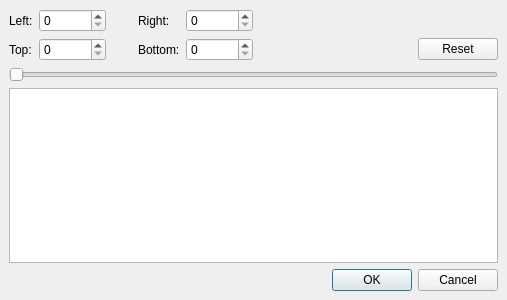
<?xml version="1.0" encoding="UTF-8"?>
<ui version="4.0">
 <class>zoomDialog</class>
 <widget class="QDialog" name="zoomDialog">
  <property name="geometry">
   <rect>
    <x>0</x>
    <y>0</y>
    <width>507</width>
    <height>300</height>
   </rect>
  </property>
  <property name="windowTitle">
   <string>Zoom</string>
  </property>
  <layout class="QVBoxLayout">
   <property name="spacing">
    <number>6</number>
   </property>
   <property name="leftMargin">
    <number>9</number>
   </property>
   <property name="topMargin">
    <number>9</number>
   </property>
   <property name="rightMargin">
    <number>9</number>
   </property>
   <property name="bottomMargin">
    <number>9</number>
   </property>
   <item>
    <layout class="QGridLayout">
     <property name="leftMargin">
      <number>0</number>
     </property>
     <property name="topMargin">
      <number>0</number>
     </property>
     <property name="rightMargin">
      <number>0</number>
     </property>
     <property name="bottomMargin">
      <number>0</number>
     </property>
     <property name="spacing">
      <number>6</number>
     </property>
     <item row="0" column="3">
      <widget class="QLabel" name="label_2">
       <property name="text">
        <string>Right:</string>
       </property>
      </widget>
     </item>
     <item row="1" column="0">
      <widget class="QLabel" name="label_4">
       <property name="text">
        <string>Top:</string>
       </property>
      </widget>
     </item>
     <item row="0" column="4">
      <widget class="QSpinBox" name="spinBoxRight">
       <property name="maximum">
        <number>2147483647</number>
       </property>
      </widget>
     </item>
     <item row="0" column="2">
      <spacer>
       <property name="orientation">
        <enum>Qt::Horizontal</enum>
       </property>
       <property name="sizeType">
        <enum>QSizePolicy::Fixed</enum>
       </property>
       <property name="sizeHint" stdset="0">
        <size>
         <width>26</width>
         <height>20</height>
        </size>
       </property>
      </spacer>
     </item>
     <item row="1" column="5">
      <spacer>
       <property name="orientation">
        <enum>Qt::Horizontal</enum>
       </property>
       <property name="sizeHint" stdset="0">
        <size>
         <width>40</width>
         <height>20</height>
        </size>
       </property>
      </spacer>
     </item>
     <item row="1" column="6">
      <widget class="QPushButton" name="pushButtonReset">
       <property name="text">
        <string>Reset</string>
       </property>
      </widget>
     </item>
     <item row="1" column="1">
      <widget class="QSpinBox" name="spinBoxTop">
       <property name="maximum">
        <number>2147483647</number>
       </property>
      </widget>
     </item>
     <item row="1" column="4">
      <widget class="QSpinBox" name="spinBoxBottom">
       <property name="maximum">
        <number>2147483647</number>
       </property>
      </widget>
     </item>
     <item row="1" column="3">
      <widget class="QLabel" name="label_3">
       <property name="text">
        <string>Bottom:</string>
       </property>
      </widget>
     </item>
     <item row="0" column="0">
      <widget class="QLabel" name="label">
       <property name="text">
        <string>Left:</string>
       </property>
      </widget>
     </item>
     <item row="0" column="5">
      <spacer>
       <property name="orientation">
        <enum>Qt::Horizontal</enum>
       </property>
       <property name="sizeType">
        <enum>QSizePolicy::MinimumExpanding</enum>
       </property>
       <property name="sizeHint" stdset="0">
        <size>
         <width>40</width>
         <height>20</height>
        </size>
       </property>
      </spacer>
     </item>
     <item row="0" column="1">
      <widget class="QSpinBox" name="spinBoxLeft">
       <property name="maximum">
        <number>2147483647</number>
       </property>
      </widget>
     </item>
     <item row="1" column="2">
      <spacer>
       <property name="orientation">
        <enum>Qt::Horizontal</enum>
       </property>
       <property name="sizeType">
        <enum>QSizePolicy::Fixed</enum>
       </property>
       <property name="sizeHint" stdset="0">
        <size>
         <width>26</width>
         <height>20</height>
        </size>
       </property>
      </spacer>
     </item>
    </layout>
   </item>
   <item>
    <layout class="QHBoxLayout" name="toolboxLayout"/>
   </item>
   <item>
    <widget class="ADM_flyNavSlider" name="horizontalSlider">
     <property name="orientation">
      <enum>Qt::Horizontal</enum>
     </property>
    </widget>
   </item>
   <item>
    <widget class="QGraphicsView" name="graphicsView"/>
   </item>
   <item>
    <widget class="QDialogButtonBox" name="buttonBox">
     <property name="orientation">
      <enum>Qt::Horizontal</enum>
     </property>
     <property name="standardButtons">
      <set>QDialogButtonBox::Cancel|QDialogButtonBox::Ok</set>
     </property>
    </widget>
   </item>
  </layout>
 </widget>
 <customwidgets>
  <customwidget>
   <class>ADM_flyNavSlider</class>
   <extends>ADM_QSlider</extends>
   <header>ADM_toolkitQt.h</header>
  </customwidget>
  <customwidget>
   <class>ADM_QSlider</class>
   <extends>QSlider</extends>
   <header>ADM_toolkitQt.h</header>
  </customwidget>
 </customwidgets>
 <tabstops>
  <tabstop>spinBoxLeft</tabstop>
  <tabstop>spinBoxRight</tabstop>
  <tabstop>spinBoxTop</tabstop>
  <tabstop>spinBoxBottom</tabstop>
  <tabstop>pushButtonReset</tabstop>
  <tabstop>horizontalSlider</tabstop>
  <tabstop>graphicsView</tabstop>
  <tabstop>buttonBox</tabstop>
 </tabstops>
 <resources/>
 <connections>
  <connection>
   <sender>buttonBox</sender>
   <signal>accepted()</signal>
   <receiver>zoomDialog</receiver>
   <slot>accept()</slot>
   <hints>
    <hint type="sourcelabel">
     <x>248</x>
     <y>254</y>
    </hint>
    <hint type="destinationlabel">
     <x>157</x>
     <y>274</y>
    </hint>
   </hints>
  </connection>
  <connection>
   <sender>buttonBox</sender>
   <signal>rejected()</signal>
   <receiver>zoomDialog</receiver>
   <slot>reject()</slot>
   <hints>
    <hint type="sourcelabel">
     <x>316</x>
     <y>260</y>
    </hint>
    <hint type="destinationlabel">
     <x>286</x>
     <y>274</y>
    </hint>
   </hints>
  </connection>
 </connections>
</ui>
